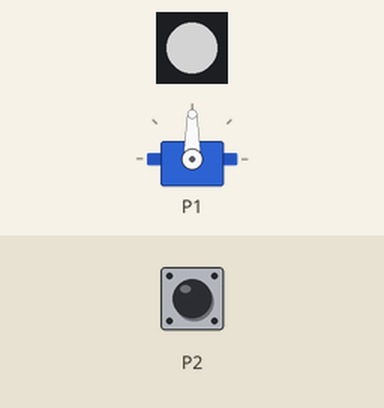
This program was run on a simulated BBC micro:bit (MakeCode). On the bench: servo, 1 RGB LEDs in strip order, left to right. The inputs (shaded band) are chosen by the test bench. Dim RGB values are drawn brighter than linear.

Above: at 1.2 s.
1.3 s: touch pin P2 pressed for 0.15 s
At 2.3 s:
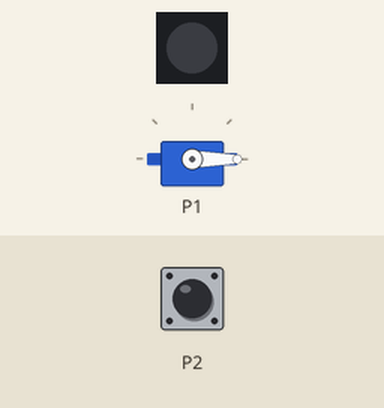
Timing chart, 0 to 4.3 s (numbered marks = the images above; inputs shaded):
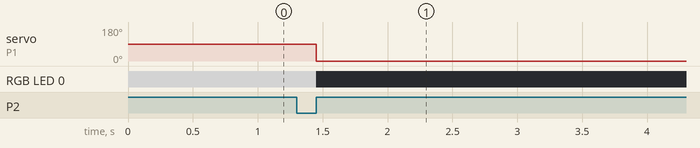

Measured:
- after the input at 1.3 s, servo on P1: 90° → 0° after 0.15 s; RGB LED 0: RGB(127, 127, 127) → off after 0.15 s

The program:

main.ts
```typescript
input.onPinPressed(TouchPin.P2, function () {
    dør = dør * -1
})
let dør = 0
dør = 1
led.enable(false)
let strip = neopixel.create(DigitalPin.P3, 1, NeoPixelMode.RGB)
basic.forever(function () {
    if (dør == 1) {
        servos.P1.setAngle(90)
        strip.showColor(neopixel.colors(NeoPixelColors.White))
    } else if (dør == -1) {
        servos.P1.setAngle(0)
        strip.showColor(neopixel.colors(NeoPixelColors.Black))
    }
})
```

test.ts
```typescript
// testene settes inn her; disse vil ikke kompilert så lenge denne pakken blir brukt som en utvidelse.
```
